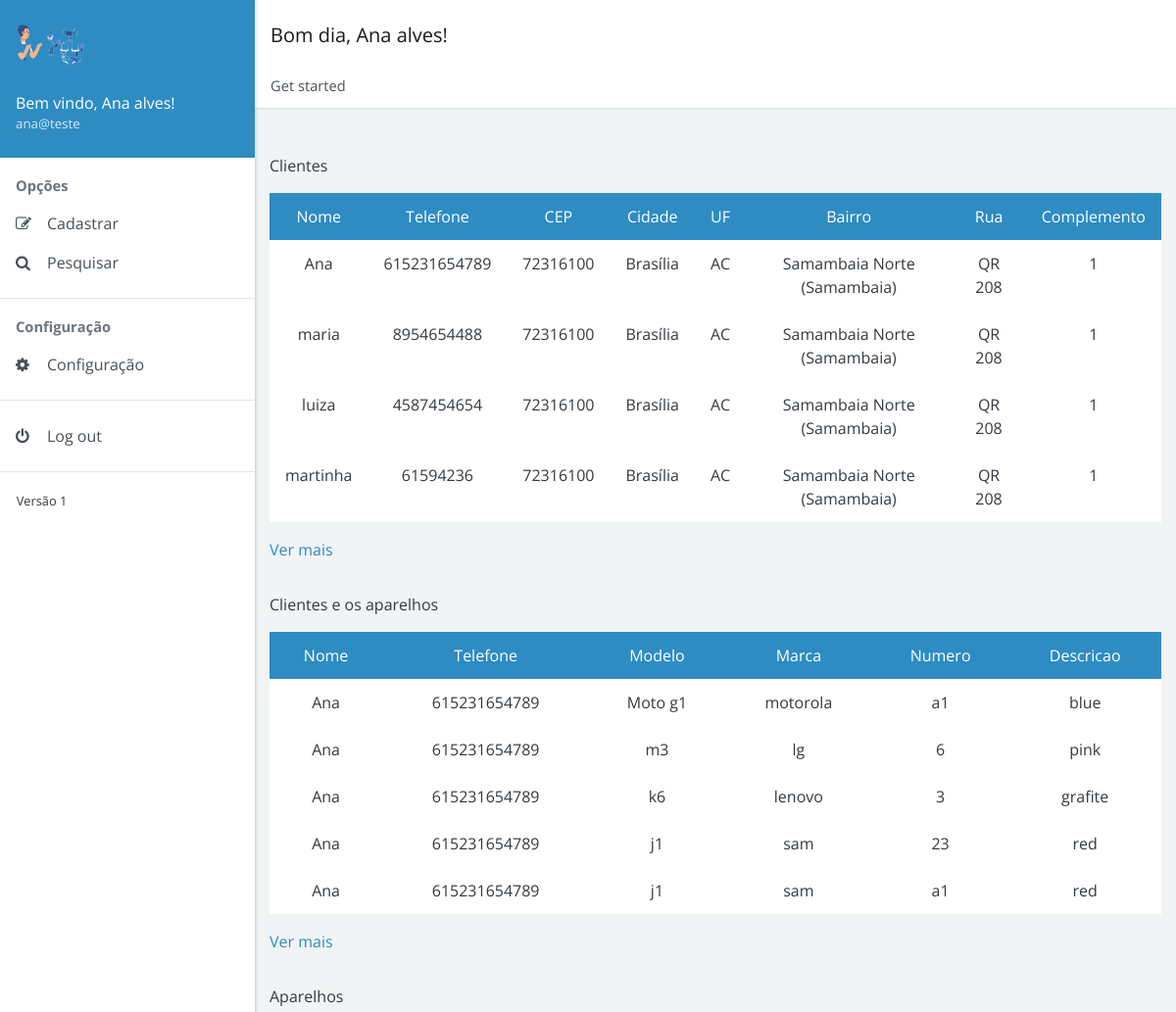
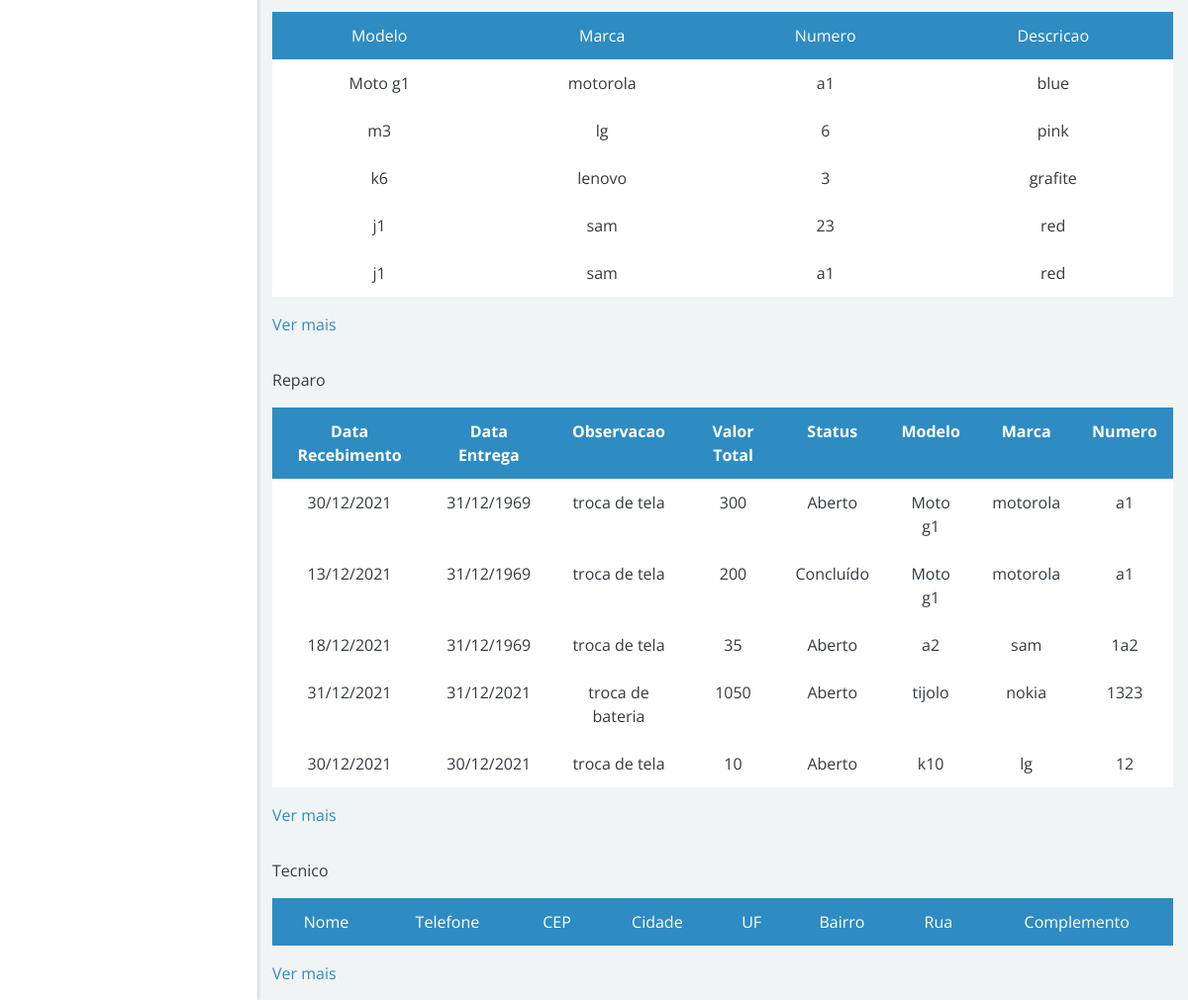
Screenshot of /model/index.php (signed in) with the database file from the repository (2 pictures, top to bottom).
### tables this page shows
CREATE TABLE `cliente` (
  `id_cliente` int(11) NOT NULL,
  `nome_completo` varchar(255) DEFAULT NULL,
  `email_cliente` varchar(255) NOT NULL,
  `telefone_celular` varchar(17) DEFAULT NULL,
  `telefone_contato` varchar(17) DEFAULT NULL,
  `endereco_id_endereco` int(11) NOT NULL,
  `login_id_login` int(11) NOT NULL
);

CREATE TABLE `endereco` (
  `id_endereco` int(11) NOT NULL,
  `cep` varchar(10) DEFAULT NULL,
  `cidade` varchar(255) DEFAULT NULL,
  `uf` varchar(2) DEFAULT NULL,
  `bairro` varchar(255) DEFAULT NULL,
  `rua` varchar(255) DEFAULT NULL,
  `complemento` varchar(255) DEFAULT NULL
);

CREATE TABLE `cliente_eletronico` (
  `cliente_id_cliente` int(11) NOT NULL,
  `eletronico_id_eletronico` int(11) NOT NULL
);

CREATE TABLE `eletronico` (
  `id_eletronico` int(11) NOT NULL,
  `modelo` varchar(255) DEFAULT NULL,
  `marca` varchar(255) DEFAULT NULL,
  `numero` varchar(50) DEFAULT NULL,
  `descricao` varchar(255) DEFAULT NULL
);

CREATE TABLE `reparo` (
  `id_reparo` int(11) NOT NULL,
  `data_recebimento` date DEFAULT NULL,
  `data_previsao` date DEFAULT NULL,
  `data_entrega` date DEFAULT NULL,
  `observacao` varchar(255) DEFAULT NULL,
  `mao_obra` float DEFAULT NULL,
  `custo_peca` float DEFAULT NULL,
  `valor_total` float DEFAULT NULL,
  `status_id_status` int(11) NOT NULL,
  `tecnico_id_tecnico` int(11) NOT NULL,
  `eletronico_id_eletronico` int(11) NOT NULL
);

CREATE TABLE `statu` (
  `id_status` int(11) NOT NULL,
  `nome_status` varchar(255) DEFAULT NULL
);

### model/index.php (the view, shortened to what this page needs)
<!doctype html>
<html lang="pt-br">
<head>
  <link rel="stylesheet" href="https://cdnjs.cloudflare.com/ajax/libs/font-awesome/4.7.0/css/font-awesome.min.css">
  <link href="../dist/admin4b.min.css?v=2.1.0" rel="stylesheet">
  <link href="../dist/admin4b.min.css" rel="stylesheet" type="text/css" />
</head>
<body>
  <div class="app">
    <div class="app-sidebar">
      <div class="sidebar-header">
        <img src="../images/principal3.png" width="70px" alt="Imagem de entrada"><br>
        <div class="username"><span>Bem vindo, <?php session_start();
                                                echo $_SESSION['nome_completo_login']; ?>!</span>
          <small><?php echo $_SESSION['email_usuario']; ?> </small>
        </div>
      </div>
      <div id="sidebar-nav" class="sidebar-nav">
        <span class="sidebar-nav-header">Opções</span>
        <ul>
          <li><a href="#forms" data-toggle="collapse"><span class="sidebar-nav-icon fa fa-pencil-square-o"></span> <span class="sidebar-nav-text">Cadastrar</span></a>
          </li>
          <li><a href="#search" data-toggle="collapse"><span class="sidebar-nav-icon fa fa-search"></span> <span class="sidebar-nav-text">Pesquisar</span></a>
          </li>
        </ul>
        <hr><span class="sidebar-nav-header">Configuração</span>
        <ul>
          <li><a href="./editar/configuracao_geral.php  "><span class="sidebar-nav-icon fa fa-cog"></span> <span class="sidebar-nav-text">Configuração</span></a>
          </li>
        </ul>
        <hr>
        <ul>
          <li><a href="../controll/crud/sair.php"><span class="sidebar-nav-icon fa fa-power-off"></span> <span class="sidebar-nav-text">Log out</span></a></li>
        </ul>
        <hr>
        <small>Versão 1</small>
      </div>
    </div>
    <div class="app-content">
      <div class="content-header">
        <nav class="navbar navbar-expand navbar-light bg-white">
          <div class="navbar-brand">
            <?php
            $hora_do_dia = date("H");
            if (($hora_do_dia >= 00) && ($hora_do_dia <= 12)) {
              echo "Bom dia, ";
            } else if (($hora_do_dia >= 12) && ($hora_do_dia <= 18)) {
              echo "Boa tarde, ";
            } else {
              echo "Boa noite, ";
            }
            echo $_SESSION['nome_completo_login'];
            ?>!
          </div>
        </nav>
        <nav>
          <ol class="breadcrumb">
            <li class="breadcrumb-item">Get started</li>
          </ol>
        </nav>
      </div>
      <div class="content-body">
        <div class="container">
          <div class="align-items-center">
            <div class="" style="margin-top: 2em">
              <p>Clientes</p>
              <table class="table table-bordered table-hover text-center">
                <tr class="bg bg-primary text-white text-center">
                  <td>Nome</td>
                  <td>Telefone</td>
                  <td>CEP</td>
                  <td>Cidade</td>
                  <td>UF</td>
                  <td>Bairro</td>
                  <td>Rua</td>
                  <td>Complemento</td>
                </tr>
                <?php
                include_once '../controll/crud/conexao.php';
                $id_session = $_SESSION['id_login'];
                $pesquisa = $conexao->query("SELECT * FROM cliente INNER JOIN endereco ON endereco_id_endereco = id_endereco INNER JOIN login ON cliente.login_id_login = login.id_login WHERE login.id_login = $id_session LIMIT 5");
                while ($tabela = $pesquisa->fetch()) {
                  $nome = $tabela['nome_completo'];
                  $telefone = $tabela['telefone_celular'];
                  $cep = $tabela['cep'];
                  $cidade = $tabela['cidade'];
                  $uf = $tabela['uf'];
                  $bairro = $tabela['bairro'];
                  $rua = $tabela['rua'];
                  $complemento = $tabela['complemento'];
                ?>
                  <tr class="text-center">
                    <td>
                      <?= $nome ?>
                    </td>
                    <td>
                      <?= $telefone ?>
                    </td>
                    <td>
                      <?= $cep ?>
                    </td>
                    <td>
                      <?= $cidade ?>
                    </td>
                    <td>
                      <?= $uf ?>
                    </td>
                    <td>
                      <?= $bairro ?>
                    </td>
                    <td>
                      <?= $rua ?>
                    </td>
                    <td>
                      <?= $complemento ?>
                    </td>
                  </tr>
                <?php
                }
                ?>
              </table>
              <a href="../view/pesquisar/pesquisa_cliente.php">Ver mais</a>
            </div>
          </div>
          <div class="align-items-center">
            <div class="" style="margin-top: 2em">
              <p>Clientes e os aparelhos</p>
              <table class="table table-bordered table-hover text-center">
                <tr class="bg bg-primary text-white text-center">
                  <td>Nome</td>
                  <td>Telefone</td>
                  <td>Modelo</td>
                  <td>Marca</td>
                  <td>Numero</td>
                  <td>Descricao</td>
                </tr>
                <?php
                $pesquisa = $conexao->query("SELECT * FROM cliente_eletronico INNER JOIN cliente ON cliente.id_cliente = cliente_eletronico.cliente_id_cliente
                INNER JOIN eletronico ON eletronico.id_eletronico = cliente_eletronico.eletronico_id_eletronico INNER JOIN login ON cliente.login_id_login = login.id_login WHERE cliente.login_id_login = $id_session LIMIT 5");
                while ($resultado = $pesquisa->fetch()) {
                  $nome = $resultado['nome_completo'];
                  $telefone = $resultado['telefone_celular'];
                  $modelo = $resultado['modelo'];
                  $marca = $resultado['marca'];
                  $numero = $resultado['numero'];
                  $descricao = $resultado['descricao'];
                ?>
                  <tr class="text-center">
                    <td>
                      <?= $nome ?>
                    </td>
                    <td>
                      <?= $telefone ?>
                    </td>
                    <td>
                      <?= $modelo ?>
                    </td>
                    <td>
                      <?= $marca ?>
                    </td>
                    <td>
                      <?= $numero ?>
                    </td>
                    <td>
                      <?= $descricao ?>
                    </td>
                  </tr>
                <?php
                }
                ?>
              </table>
              <a href="../view/pesquisar/pesquisa_cliente_aparelho.php">Ver mais</a>
            </div>
          </div>
          <div class="align-items-center">
            <div class="" style="margin-top: 2em">
              <p>Aparelhos</p>
              <table class="table table-bordered table-hover text-center">
                <tr class="bg bg-primary text-white text-center">
                  <td>Modelo</td>
                  <td>Marca</td>
                  <td>Numero</td>
                  <td>Descricao</td>
                </tr>
                <?php
                $pesquisa = $conexao->query("SELECT * FROM eletronico INNER JOIN cliente_eletronico ON cliente_eletronico.eletronico_id_eletronico = eletronico.id_eletronico
                INNER JOIN cliente ON cliente.id_cliente = cliente_eletronico.cliente_id_cliente
                INNER JOIN login ON cliente.login_id_login = login.id_login WHERE cliente.login_id_login = $id_session LIMIT 5");
                while ($resultado = $pesquisa->fetch()) {
                  $modelo = $resultado['modelo'];
                  $marca = $resultado['marca'];
                  $numero = $resultado['numero'];
                  $descricao = $resultado['descricao'];
                ?>
                  <tr class="text-center">
                    <td>
                      <?= $modelo ?>
                    </td>
                    <td>
                      <?= $marca ?>
                    </td>
                    <td>
                      <?= $numero ?>
                    </td>
                    <td>
                      <?= $descricao ?>
                    </td>
                  </tr>
                <?php
                }
                ?>
              </table>
              <a href="../view/pesquisar/pesquisa_aparelho.php">Ver mais</a>
            </div>
          </div>
          <div class="align-items-center">
            <div class="" style="margin-top: 2em">
              <p>Reparo</p>
              <table class="table table-bordered table-hover text-center">
                <tr class="bg bg-primary text-white text-center">
                  <th>Data Recebimento</th>
                  <th>Data Entrega</th>
                  <th>Observacao</th>
                  <th>Valor Total</th>
                  <th>Status</th>
                  <th>Modelo</th>
                  <th>Marca</th>
                  <th>Numero</th>
                </tr>
                <?php
                $pesquisa = $conexao->query("SELECT * FROM `reparo` INNER JOIN statu ON reparo.status_id_status = statu.id_status
                INNER JOIN tecnico  ON reparo.tecnico_id_tecnico = tecnico.id_tecnico INNER JOIN eletronico ON reparo.eletronico_id_eletronico = eletronico.id_eletronico
                INNER JOIN endereco ON tecnico.endereco_id_endereco = endereco.id_endereco INNER JOIN cliente_eletronico ON cliente_eletronico.eletronico_id_eletronico = eletronico.id_eletronico
                INNER JOIN cliente ON cliente.id_cliente = cliente_eletronico.cliente_id_cliente INNER JOIN login ON cliente.login_id_login = login.id_login WHERE cliente.login_id_login = $id_session LIMIT 5 ");
                while ($linha = $pesquisa->fetch()) {
                  $data1 = $linha['data_recebimento'];
                  $data_recebimento = date('d/m/Y', strtotime($data1));
                  $data3 = $linha['data_entrega'];
                  $data_entrega = date('d/m/Y', strtotime($data3));
                  $observacao = $linha['observacao'];
                  $valor_total = $linha['valor_total'];
                  $nome_status = $linha['nome_status'];
                  $modelo = $linha['modelo'];
                  $marca = $linha['marca'];
                  $numero = $linha['numero'];
                ?>
                  <tr class="text-center">
                    <td>
                      <?= $data_recebimento ?>
                    </td>
                    <td>
                      <?= $data_entrega ?>
                    </td>
                    <td>
                      <?= $observacao ?>
                    </td>
                    <td>
                      <?= $valor_total ?>
                    </td>
                    <td>
                      <?= $nome_status ?>
                    </td>
                    <td>
                      <?= $modelo ?>
                    </td>
                    <td>
                      <?= $marca ?>
                    </td>
                    <td>
                      <?= $numero ?>
                    </td>
                  </tr>
                <?php
                }
                ?>
              </table>
              <a href="../view/pesquisar/pesquisa_reparo.php">Ver mais</a>
            </div>
          </div>
          <div class="align-items-center">
            <div class="" style="margin-top: 2em">
              <p>Tecnico</p>
              <table class="table table-bordered table-hover text-center">
                <tr class="bg bg-primary text-white text-center">
                  <td>Nome</td>
                  <td>Telefone</td>
                  <td>CEP</td>
                  <td>Cidade</td>
                  <td>UF</td>
                  <td>Bairro</td>
                  <td>Rua</td>
                  <td>Complemento</td>
                </tr>
              </table>
              <a href="../view/pesquisar/pesquisa_tecnico.php">Ver mais</a>
            </div>
          </div>
        </div>
      </div>
</body>
</html>

### rows the page displays
cliente: nome_completo "Ana", telefone_celular "615231654789", endereco_id_endereco.cep "72316100", endereco_id_endereco.cidade "Brasília", endereco_id_endereco.uf "AC", endereco_id_endereco.bairro "Samambaia Norte (Samambaia)", endereco_id_endereco.rua "QR 208", endereco_id_endereco.complemento "1"
cliente: nome_completo "maria", telefone_celular "8954654488", endereco_id_endereco.cep "72316100", endereco_id_endereco.cidade "Brasília", endereco_id_endereco.uf "AC", endereco_id_endereco.bairro "Samambaia Norte (Samambaia)", endereco_id_endereco.rua "QR 208", endereco_id_endereco.complemento "1"
cliente: nome_completo "luiza", telefone_celular "4587454654", endereco_id_endereco.cep "72316100", endereco_id_endereco.cidade "Brasília", endereco_id_endereco.uf "AC", endereco_id_endereco.bairro "Samambaia Norte (Samambaia)", endereco_id_endereco.rua "QR 208", endereco_id_endereco.complemento "1"
cliente: nome_completo "martinha", telefone_celular "61594236", endereco_id_endereco.cep "72316100", endereco_id_endereco.cidade "Brasília", endereco_id_endereco.uf "AC", endereco_id_endereco.bairro "Samambaia Norte (Samambaia)", endereco_id_endereco.rua "QR 208", endereco_id_endereco.complemento "1"
cliente_eletronico: cliente_id_cliente.nome_completo "Ana", cliente_id_cliente.telefone_celular "615231654789", eletronico_id_eletronico.modelo "Moto g1", eletronico_id_eletronico.marca "motorola", eletronico_id_eletronico.numero "a1", eletronico_id_eletronico.descricao "blue"
cliente_eletronico: cliente_id_cliente.nome_completo "Ana", cliente_id_cliente.telefone_celular "615231654789", eletronico_id_eletronico.modelo "m3", eletronico_id_eletronico.marca "lg", eletronico_id_eletronico.numero "6", eletronico_id_eletronico.descricao "pink"
cliente_eletronico: cliente_id_cliente.nome_completo "Ana", cliente_id_cliente.telefone_celular "615231654789", eletronico_id_eletronico.modelo "k6", eletronico_id_eletronico.marca "lenovo", eletronico_id_eletronico.numero "3", eletronico_id_eletronico.descricao "grafite"
cliente_eletronico: cliente_id_cliente.nome_completo "Ana", cliente_id_cliente.telefone_celular "615231654789", eletronico_id_eletronico.modelo "j1", eletronico_id_eletronico.marca "sam", eletronico_id_eletronico.numero "23", eletronico_id_eletronico.descricao "red"
cliente_eletronico: cliente_id_cliente.nome_completo "Ana", cliente_id_cliente.telefone_celular "615231654789", eletronico_id_eletronico.modelo "j1", eletronico_id_eletronico.marca "sam", eletronico_id_eletronico.numero "a1", eletronico_id_eletronico.descricao "red"
eletronico: modelo "Moto g1", marca "motorola", numero "a1", descricao "blue"
eletronico: modelo "m3", marca "lg", numero "6", descricao "pink"
eletronico: modelo "k6", marca "lenovo", numero "3", descricao "grafite"
eletronico: modelo "j1", marca "sam", numero "23", descricao "red"
eletronico: modelo "j1", marca "sam", numero "a1", descricao "red"
reparo: observacao "troca de tela", valor_total "300", status_id_status.nome_status "Aberto", eletronico_id_eletronico.modelo "Moto g1", eletronico_id_eletronico.marca "motorola", eletronico_id_eletronico.numero "a1"
reparo: observacao "troca de tela", valor_total "200", status_id_status.nome_status "Concluído", eletronico_id_eletronico.modelo "Moto g1", eletronico_id_eletronico.marca "motorola", eletronico_id_eletronico.numero "a1"
reparo: observacao "troca de tela", valor_total "35", status_id_status.nome_status "Aberto", eletronico_id_eletronico.modelo "a2", eletronico_id_eletronico.marca "sam", eletronico_id_eletronico.numero "1a2"
reparo: observacao "troca de bateria", valor_total "1050", status_id_status.nome_status "Aberto", eletronico_id_eletronico.modelo "tijolo", eletronico_id_eletronico.marca "nokia", eletronico_id_eletronico.numero "1323"
reparo: observacao "troca de tela", valor_total "10", status_id_status.nome_status "Aberto", eletronico_id_eletronico.modelo "k10", eletronico_id_eletronico.marca "lg", eletronico_id_eletronico.numero "12"

### other values shown
$_SESSION['nome_completo_login'] "Ana alves"
$_SESSION['email_usuario'] "ana@teste"
